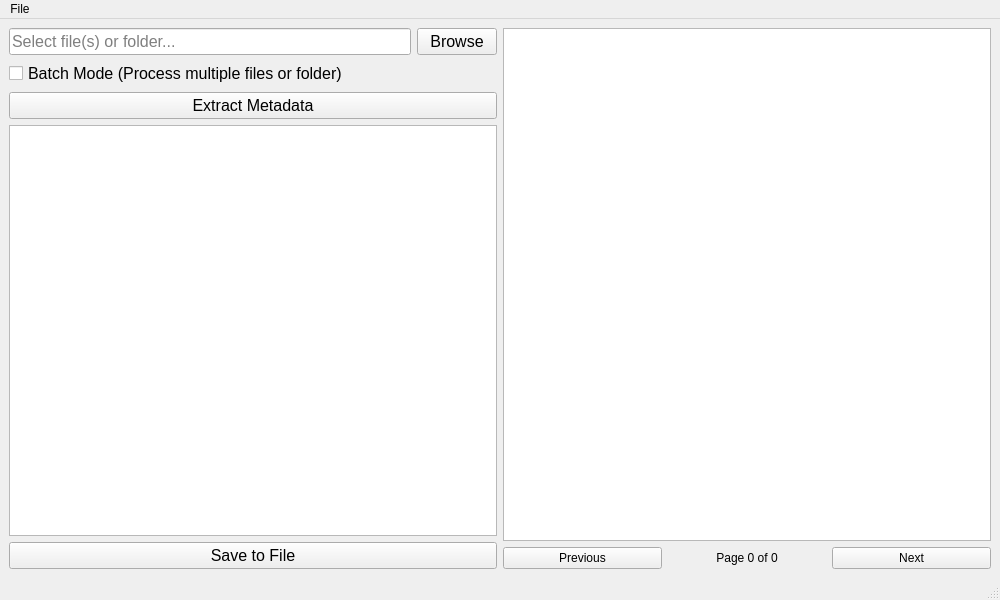
<?xml version="1.0" encoding="UTF-8"?>
<ui version="4.0">
 <class>MainWindow</class>
 <widget class="QMainWindow" name="MainWindow">
  <property name="geometry">
   <rect>
    <x>0</x>
    <y>0</y>
    <width>1000</width>
    <height>600</height>
   </rect>
  </property>
  <property name="windowTitle">
   <string>PDF Metadata Extractor</string>
  </property>
  <widget class="QWidget" name="centralwidget">
   <layout class="QHBoxLayout" name="horizontalLayout_3">
    <item>
     <layout class="QVBoxLayout" name="leftLayout">
      <item>
       <layout class="QHBoxLayout" name="horizontalLayout">
        <item>
         <widget class="QLineEdit" name="inputFileEdit">
          <property name="font">
           <font>
            <pointsize>12</pointsize>
           </font>
          </property>
          <property name="placeholderText">
           <string>Select file(s) or folder...</string>
          </property>
          <property name="readOnly">
           <bool>true</bool>
          </property>
         </widget>
        </item>
        <item>
         <widget class="QPushButton" name="browseButton">
          <property name="font">
           <font>
            <pointsize>12</pointsize>
           </font>
          </property>
          <property name="text">
           <string>Browse</string>
          </property>
         </widget>
        </item>
       </layout>
      </item>
      <item>
       <widget class="QCheckBox" name="batchModeCheckbox">
        <property name="font">
         <font>
          <pointsize>12</pointsize>
         </font>
        </property>
        <property name="text">
         <string>Batch Mode (Process multiple files or folder)</string>
        </property>
       </widget>
      </item>
      <item>
       <widget class="QPushButton" name="extractButton">
        <property name="font">
         <font>
          <pointsize>12</pointsize>
         </font>
        </property>
        <property name="text">
         <string>Extract Metadata</string>
        </property>
       </widget>
      </item>
      <item>
       <widget class="QTreeView" name="metadataTree">
        <property name="font">
         <font>
          <pointsize>12</pointsize>
         </font>
        </property>
       </widget>
      </item>
      <item>
       <widget class="QPushButton" name="saveButton">
        <property name="font">
         <font>
          <pointsize>12</pointsize>
         </font>
        </property>
        <property name="text">
         <string>Save to File</string>
        </property>
       </widget>
      </item>
     </layout>
    </item>
    <item>
     <layout class="QVBoxLayout" name="rightLayout">
      <item>
       <widget class="QGraphicsView" name="previewView">
        <property name="sizePolicy">
         <sizepolicy hsizetype="Expanding" vsizetype="Expanding">
          <horstretch>1</horstretch>
          <verstretch>0</verstretch>
         </sizepolicy>
        </property>
       </widget>
      </item>
      <item>
       <layout class="QHBoxLayout" name="navigationLayout">
        <item>
         <widget class="QPushButton" name="prevButton">
          <property name="text">
           <string>Previous</string>
          </property>
         </widget>
        </item>
        <item>
         <widget class="QLabel" name="pageLabel">
          <property name="text">
           <string>Page 0 of 0</string>
          </property>
          <property name="alignment">
           <set>Qt::AlignCenter</set>
          </property>
         </widget>
        </item>
        <item>
         <widget class="QPushButton" name="nextButton">
          <property name="text">
           <string>Next</string>
          </property>
         </widget>
        </item>
       </layout>
      </item>
     </layout>
    </item>
   </layout>
  </widget>
  <widget class="QMenuBar" name="menubar">
   <property name="geometry">
    <rect>
     <x>0</x>
     <y>0</y>
     <width>1000</width>
     <height>27</height>
    </rect>
   </property>
   <widget class="QMenu" name="menuFile">
    <property name="title">
     <string>File</string>
    </property>
    <addaction name="actionExit"/>
   </widget>
   <addaction name="menuFile"/>
  </widget>
  <widget class="QStatusBar" name="statusbar"/>
  <action name="actionExit">
   <property name="text">
    <string>Exit</string>
   </property>
   <property name="shortcut">
    <string>Ctrl+Q</string>
   </property>
  </action>
 </widget>
 <resources/>
 <connections/>
</ui>
